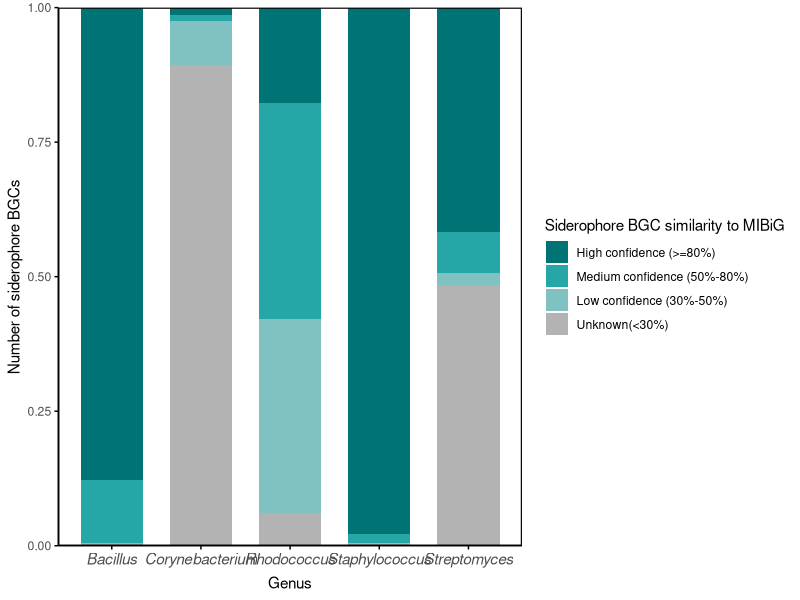

Reproduce this figure in R.
data = read.csv('../input/summ_genus.csv',row.names = 1)

library(ggplot2)
library(dplyr)
# create groups
data <- data %>%
  mutate(Known_Category = case_when(
    Similarity >= 0.8 ~ "High confidence (>=80%)",
    Similarity >= 0.5 ~ "Medium confidence (50%-80%)",
    Similarity >= 0.3 ~ "Low confidence (30%-50%)",
    TRUE ~ "Unknown(<30%)"
  ))

# calculate proportion in different genera
data_summary <- data %>%
  group_by(Genus, Known_Category) %>%
  summarise(Count = n(), .groups = 'drop') %>%
  group_by(Genus) %>%
  mutate(Proportion = Count / sum(Count))

data_summary$Known_Category <- factor(data_summary$Known_Category, 
                                      levels = c("High confidence (>=80%)", 
                                                 "Medium confidence (50%-80%)", 
                                                 "Low confidence (30%-50%)", 
                                                 "Unknown(<30%)"))

genus_labels <- c(
  
  Bacillus = expression(italic("Bacillus")),
  Corynebacterium = expression(italic("Corynebacterium")),
  Rhodococcus = expression(italic("Rhodococcus")),
  Staphylococcus = expression(italic("Staphylococcus")),
  Streptomyces = expression(italic("Streptomyces"))
)

p <- ggplot(data_summary, aes(x = Genus, y = Proportion, fill = Known_Category)) +
  geom_col(width = 0.7, position = "stack") +
  scale_fill_manual(values = c(
    "High confidence (>=80%)" = "#007474",
    "Medium confidence (50%-80%)" = "#26a6a6", 
    "Low confidence (30%-50%)" = "#80c2c2", 
    "Unknown(<30%)" = "#b3b3b3")) +
  scale_x_discrete(labels = genus_labels) +
  scale_y_continuous(expand = c(0, 0)) +   
  labs(x = "Genus", 
       y = "Number of siderophore BGCs", 
       fill = "Siderophore BGC similarity to MIBiG") +
  theme_minimal() +
  theme(
    axis.text.x = element_text(size = 11, face = "plain"),
    panel.grid = element_blank(),
    axis.line = element_line(color = "black"),
    axis.ticks = element_line(color = "black"),
    panel.border = element_rect(color = "black", fill = NA, size = 0.8)
  )
print(p)
